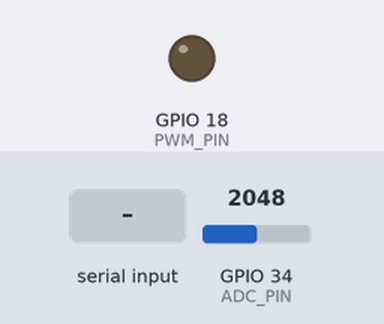
Bench run of a sketch on a simulated ESP32. Parts: output pins drawn as LEDs (lit = HIGH). The test bench sets the inputs (shaded band); at power-on: GPIO 34 (ADC_PIN) = 2048. What the sketch prints to the serial monitor is not drawn.

Above: at 1.7 s.
1.8 s: "D" received over Serial
At 5.1 s:
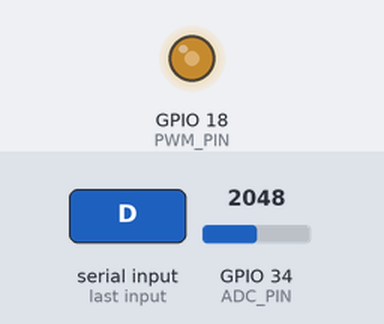
Timing chart, 0 to 11.4 s (numbered marks = the images above; inputs shaded):
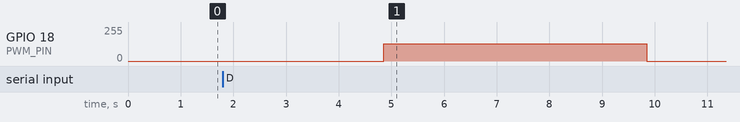

Measured:
- after the input at 1.8 s, GPIO 18 (PWM_PIN): 0/255 → 128/255 after 3.1 s, → 0/255 5.0 s later

The sketch:

sintonizacao_parametros_pid_malha_aberta_degrau.ino
```cpp
/*
 * ============================================================
 *  ETAPA 2 — ENSAIO DE DEGRAU (MALHA ABERTA)
 *  Ziegler-Nichols — Método da Curva de Reação
 * ============================================================
 *
 *  CIRCUITO:
 *    ESP32 GPIO18 (PWM) → [330Ω] → Gate IRLZ44N
 *    VCC (12V) → R_LED → LED → Drain IRLZ44N → GND
 *    3.3V → LDR → GPIO34 (ADC) → 10kΩ → GND
 *    LDR posicionado apontando para o LED, distância fixa!
 *
 *  O QUE ESTE CÓDIGO FAZ:
 *    1. Mantém o LED apagado por 3s (regime estacionário inicial)
 *    2. Aplica um degrau de 0% → STEP_DUTY (50%)
 *    3. Registra lux vs tempo a 50 Hz por DURACAO_MS milissegundos
 *    4. Imprime os dados para você copiar para planilha
 *
 *  COMO EXTRAIR L, T e K DA PLANILHA:
 *    Veja o guia de laboratório para o procedimento gráfico detalhado.
 * ============================================================
 */

#include "driver/ledc.h"

// ─── Pinos ──────────────────────────────────────────────────
#define PWM_PIN       18
#define ADC_PIN       34

// ─── Configuração PWM ────────────────────────────────────────
#define PWM_FREQ      5000
#define PWM_RES       LEDC_TIMER_10_BIT   // 0–1023
#define PWM_MAX       1023

// ─── Parâmetros do ensaio ────────────────────────────────────
#define STEP_DUTY     512       // degrau aplicado (0–1023). 512 = 50%
                                // ⚠ Ajuste para garantir que o LED responda
                                //   sem saturar o LDR (rldr > 0)
#define DURACAO_MS    5000      // duração de coleta após o degrau (ms)
#define FS_HZ         50        // frequência de amostragem (50 Hz = 20ms)
#define N_MAX         (DURACAO_MS * FS_HZ / 1000 + 50)

// ─── LDR — parâmetros de calibração ─────────────────────────
//  Preencha com os valores obtidos na Etapa 1 (regressão log-log)
#define R_FIXO        10000.0
#define VCC_LDR       3.3
#define LDR_A         1.2e7     // ← substitua pelo seu valor
#define LDR_GAMMA     0.75      // ← substitua pelo seu valor

// ─── Buffer de gravação ──────────────────────────────────────
float buf_t[N_MAX];
float buf_lux[N_MAX];
int   n_buf = 0;

// ─────────────────────────────────────────────────────────────

void pwm_init() {
  ledc_timer_config_t tmr = {
    .speed_mode       = LEDC_LOW_SPEED_MODE,
    .duty_resolution  = PWM_RES,
    .timer_num        = LEDC_TIMER_0,
    .freq_hz          = PWM_FREQ,
    .clk_cfg          = LEDC_AUTO_CLK
  };
  ledc_timer_config(&tmr);

  ledc_channel_config_t ch = {
    .gpio_num   = PWM_PIN,
    .speed_mode = LEDC_LOW_SPEED_MODE,
    .channel    = LEDC_CHANNEL_0,
    .timer_sel  = LEDC_TIMER_0,
    .duty       = 0,
    .hpoint     = 0
  };
  ledc_channel_config(&ch);
}

void setPWM(int duty) {
  duty = constrain(duty, 0, PWM_MAX);
  ledc_set_duty(LEDC_LOW_SPEED_MODE, LEDC_CHANNEL_0, duty);
  ledc_update_duty(LEDC_LOW_SPEED_MODE, LEDC_CHANNEL_0);
}

float lerLux() {
  // Média de 16 amostras ADC
  long soma = 0;
  for (int i = 0; i < 16; i++) {
    soma += analogRead(ADC_PIN);
    delayMicroseconds(50);
  }
  float adc   = soma / 16.0;
  float v_out = adc * (VCC_LDR / 4095.0);
  if (v_out <= 0.01 || v_out >= VCC_LDR - 0.01) return -1;
  float r_ldr = R_FIXO * (VCC_LDR - v_out) / v_out;
  return pow(10.0, (log10(LDR_A) - log10(r_ldr)) / LDR_GAMMA);
}

void ensaioDegrau() {
  n_buf = 0;

  Serial.println(F("\n══════════════════════════════════════════════"));
  Serial.println(F("  ENSAIO DE DEGRAU — MALHA ABERTA (Z-N)"));
  Serial.println(F("══════════════════════════════════════════════"));
  Serial.printf ("  Degrau aplicado: duty %d / %d (%.1f%%)\n",
                 STEP_DUTY, PWM_MAX, 100.0 * STEP_DUTY / PWM_MAX);
  Serial.printf ("  Duração de coleta: %d ms a %d Hz\n", DURACAO_MS, FS_HZ);
  Serial.println(F("  Mantenha o LED e o LDR imóveis durante o ensaio!"));
  Serial.println(F("──────────────────────────────────────────────"));

  // Fase 1: estabilizar em 0
  Serial.print(F("  [1/3] Estabilizando em duty=0"));
  setPWM(0);
  for (int i = 0; i < 6; i++) { delay(500); Serial.print('.'); }
  Serial.println(F(" OK"));

  // Leitura de regime inicial
  float lux0 = lerLux();
  Serial.printf("  [1/3] Lux inicial (base): %.1f lux\n", lux0);

  // Fase 2: aplicar degrau e coletar
  Serial.println(F("  [2/3] Aplicando degrau e coletando..."));
  uint32_t dt_us = 1000000UL / FS_HZ;
  uint32_t t0    = micros();

  setPWM(STEP_DUTY);   // ←─ DEGRAU APLICADO AQUI

  while (micros() - t0 < (uint32_t)DURACAO_MS * 1000UL && n_buf < N_MAX) {
    uint32_t t_agora = micros() - t0;
    float lux = lerLux();
    buf_t[n_buf]   = t_agora / 1000.0;  // ms
    buf_lux[n_buf] = lux;
    n_buf++;

    // Aguarda próxima amostra
    while (micros() - t0 < (uint32_t)n_buf * dt_us) { /* busy-wait */ }
  }

  // Fase 3: desligar
  setPWM(0);
  Serial.printf("  [3/3] Coleta concluída — %d amostras\n\n", n_buf);

  // ── Impressão dos dados ─────────────────────────────────────
  float lux_final = buf_lux[n_buf - 1];
  float delta_lux = lux_final - lux0;
  float delta_duty_pct = 100.0 * STEP_DUTY / PWM_MAX;
  float K = delta_lux / delta_duty_pct;

  Serial.println(F("══════════════════════════════════════════════"));
  Serial.println(F("  ESTATÍSTICAS DO ENSAIO"));
  Serial.println(F("──────────────────────────────────────────────"));
  Serial.printf ("  Lux inicial  (y0)     : %.1f lux\n",   lux0);
  Serial.printf ("  Lux final    (y_inf)  : %.1f lux\n",   lux_final);
  Serial.printf ("  Δy (variação total)   : %.1f lux\n",   delta_lux);
  Serial.printf ("  Δu (degrau duty)      : %.1f %%\n",    delta_duty_pct);
  Serial.printf ("  K = Δy/Δu (ganho est.): %.4f lux/%%\n", K);
  Serial.println(F("──────────────────────────────────────────────"));
  Serial.println(F("  Agora trace a tangente na curva S para obter L e T."));
  Serial.println(F("  Use a calculadora Z-N no chat para os parâmetros PID."));
  Serial.println(F("══════════════════════════════════════════════\n"));

  // ── CSV para cópia ──────────────────────────────────────────
  Serial.println(F("── DADOS CSV (copie para planilha) ────────────"));
  Serial.println(F("t_ms,lux"));
  for (int i = 0; i < n_buf; i++) {
    Serial.printf("%.1f,%.2f\n", buf_t[i], buf_lux[i]);
  }
  Serial.println(F("── FIM DOS DADOS ───────────────────────────────"));
}

void setup() {
  Serial.begin(115200);
  delay(500);
  analogSetAttenuation(ADC_11db);
  analogSetWidth(12);
  pwm_init();
  setPWM(0);

  Serial.println(F("\n╔══════════════════════════════════════════════════╗"));
  Serial.println(F("║  ENSAIO DE DEGRAU — Z-N MALHA ABERTA             ║"));
  Serial.println(F("╚══════════════════════════════════════════════════╝"));
  Serial.println(F("Comandos:"));
  Serial.println(F("  D  — Executar ensaio de degrau"));
  Serial.println(F("  M  — Monitorar lux (tempo real, para checar sensor)"));
  Serial.println(F("  S  — Parar monitoramento"));
  Serial.println(F("\n⚠  Antes de começar:"));
  Serial.println(F("   • Fixe o LDR apontando diretamente para o LED"));
  Serial.println(F("   • Distância fixa (~10 cm) durante TODOS os ensaios"));
  Serial.println(F("   • Ambiente com iluminação externa estável (sem janela perto)"));
  Serial.println(F("   • Verifique que LDR_A e LDR_GAMMA estão preenchidos no código\n"));
}

bool monitorando = false;
unsigned long t_mon = 0;

void loop() {
  if (monitorando && millis() - t_mon > 200) {
    t_mon = millis();
    float lux = lerLux();
    Serial.printf("[MONITOR] %.1f lux\n", lux);
  }

  if (!Serial.available()) return;
  char cmd = Serial.read();
  while (Serial.available()) Serial.read();

  switch (cmd) {
    case 'D': case 'd':
      monitorando = false;
      ensaioDegrau();
      break;
    case 'M': case 'm':
      monitorando = true;
      Serial.println(F("[MONITOR] Iniciado. Envie 'S' para parar."));
      break;
    case 'S': case 's':
      monitorando = false;
      Serial.println(F("[MONITOR] Parado."));
      break;
    default:
      if (cmd >= 32) Serial.println(F("Comando inválido. Use: D, M, S"));
      break;
  }
}
```
